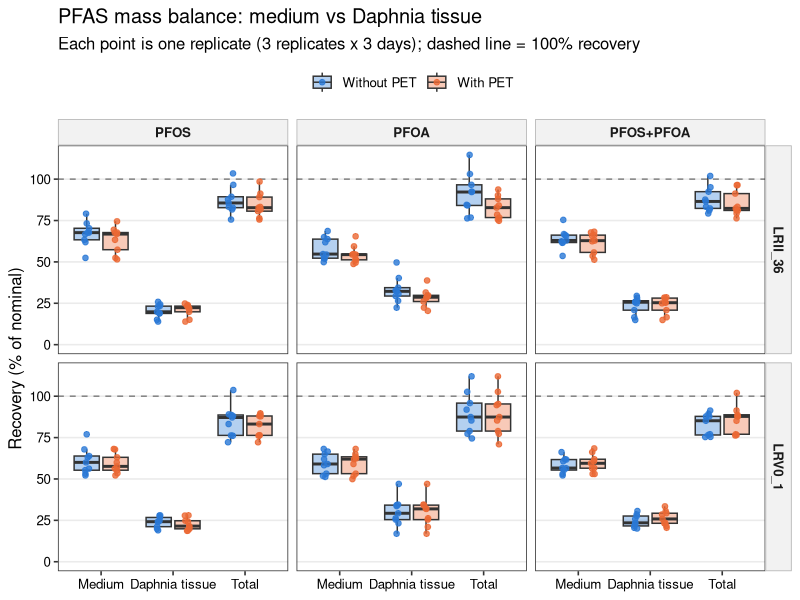
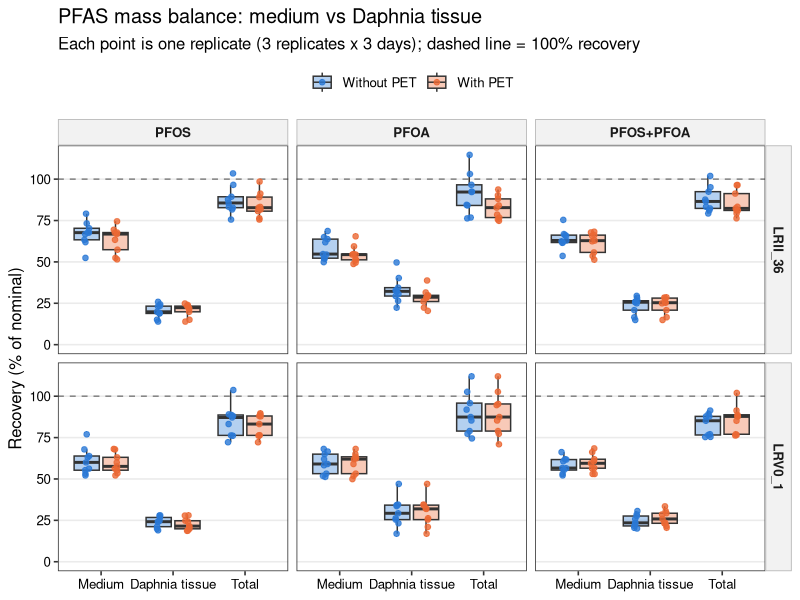
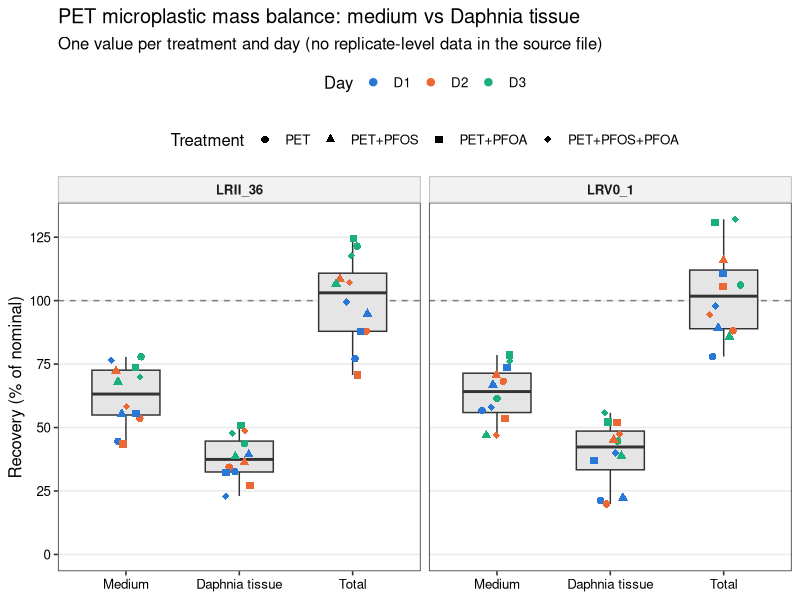
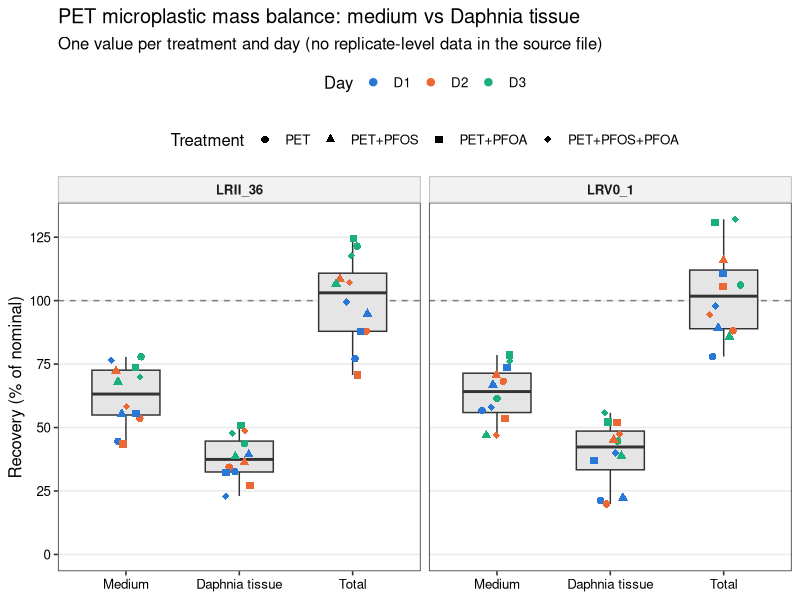
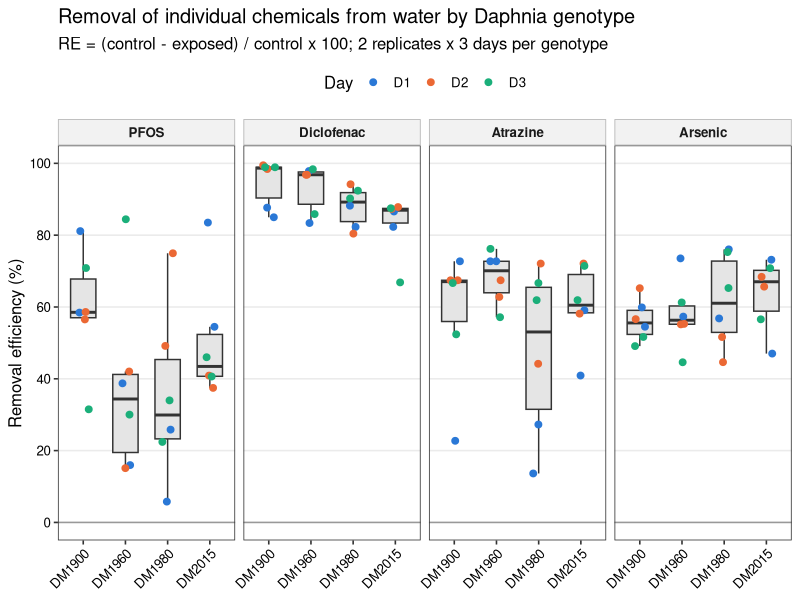
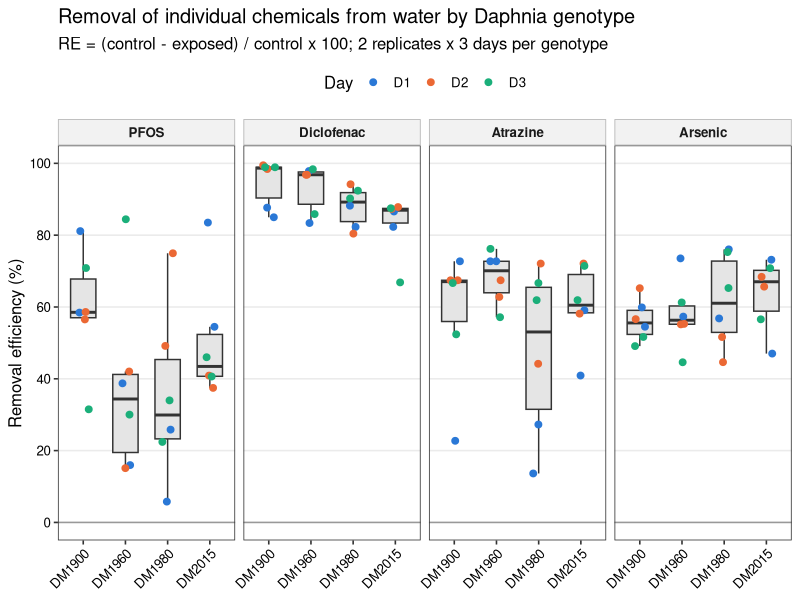
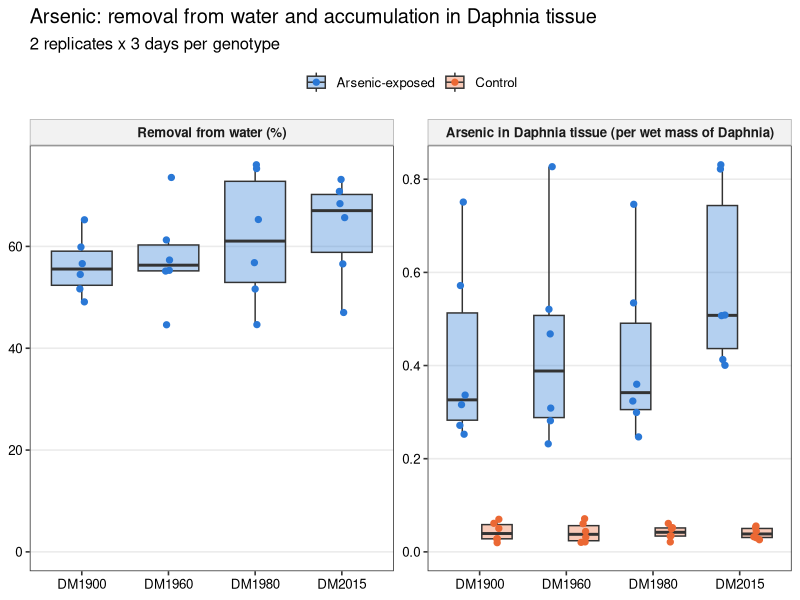
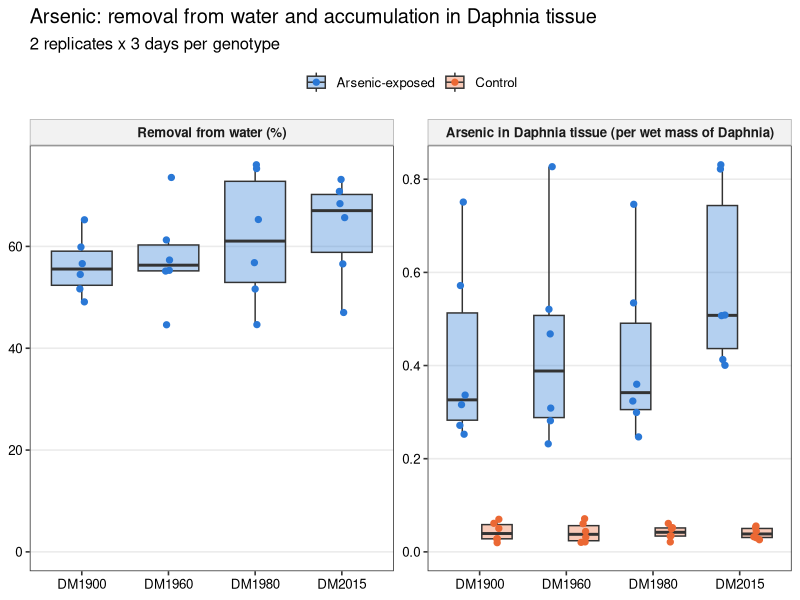

Write the R code that produced these figures, in order.
# Mass balance and removal efficiency: tidy the raw data, cross-check the
# condensed supplementary tables, and draw box plots.
#
# Inputs (repo root):
#   Mass Balance individual data points_PFAS_final.xlsx   PFAS + MP recovery (% of nominal)
#   As_massbalance.xlsx                                    Arsenic in water and Daphnia tissue
#   Abdullahi_etal_Table S2- individual chemicals raw.xlsx Final water concentrations
#   Abdullahi_etal_Table S3- individual chemicals removal efficiency.xlsx
#
# Outputs: mass_balance/output/*.csv and mass_balance/output/figures/*.{pdf,png}
#
# Run from the repo root:  Rscript mass_balance/mass_balance_plots.R

library(readxl)
library(dplyr)
library(tidyr)
library(ggplot2)

out_dir <- file.path("mass_balance", "output")
fig_dir <- file.path(out_dir, "figures")
dir.create(fig_dir, recursive = TRUE, showWarnings = FALSE)

day_cols  <- c(D1 = "#2a78d6", D2 = "#eb6834", D3 = "#1baf7a")
pair_cols <- c("#2a78d6", "#eb6834")

# Arsenic tissue concentration is per mass of Daphnia (the "ng/L" header in
# As_massbalance.xlsx is wrong). Set the exact unit here once it is confirmed.
tissue_unit <- "per wet mass of Daphnia"

theme_mb <- theme_bw(base_size = 12) +
  theme(panel.grid.minor = element_blank(),
        panel.grid.major.x = element_blank(),
        strip.background = element_rect(fill = "grey95", colour = "grey70"),
        strip.text = element_text(face = "bold"),
        axis.text = element_text(colour = "black"),
        legend.position = "top")

save_fig <- function(p, name, w, h) {
  ggsave(file.path(fig_dir, paste0(name, ".pdf")), p, width = w, height = h)
  ggsave(file.path(fig_dir, paste0(name, ".png")), p, width = w, height = h, dpi = 300)
}

# ---------------------------------------------------------------------------
# 1. PFAS mass balance (individual replicates)
# ---------------------------------------------------------------------------
# Each block is a header row followed by 3 days x 3 replicates.
# Column groups: A-D (PFOS), G-J (PFOA), M-P (PFOS+PFOA); label, Medium, Tissue, Sum.
pfas_raw <- read_excel("Mass Balance individual data points_PFAS_final.xlsx",
                       sheet = "PFAS", col_names = FALSE, range = "A1:P43",
                       .name_repair = "minimal")

pfas_blocks <- expand.grid(header_row = c(2, 13, 24, 34), first_col = c(1, 7, 13))

pfas <- bind_rows(lapply(seq_len(nrow(pfas_blocks)), function(i) {
  hr <- pfas_blocks$header_row[i]
  fc <- pfas_blocks$first_col[i]
  label <- as.character(pfas_raw[[fc]][hr])
  rows <- hr + 1:9
  tibble(
    block     = label,
    Day       = rep(c("D1", "D2", "D3"), each = 3),
    Replicate = rep(1:3, times = 3),
    Medium    = as.numeric(pfas_raw[[fc + 1]][rows]),
    Daphnia   = as.numeric(pfas_raw[[fc + 2]][rows])
  )
})) %>%
  mutate(
    Total    = Medium + Daphnia,
    PET      = ifelse(grepl("PET", block), "With PET", "Without PET"),
    Exposure = sub("_.*$", "", gsub("\\+PET", "", block)),
    Exposure = factor(Exposure, levels = c("PFOS", "PFOA", "PFOS+PFOA")),
    Genotype = ifelse(grepl("LRV", block), "LRV0_1", "LRII_36"),
    PET      = factor(PET, levels = c("Without PET", "With PET"))
  ) %>%
  select(Genotype, Exposure, PET, Day, Replicate, Medium, Daphnia, Total, block)

write.csv(pfas, file.path(out_dir, "pfas_mass_balance_tidy.csv"), row.names = FALSE)

pfas_long <- pfas %>%
  pivot_longer(c(Medium, Daphnia, Total), names_to = "Compartment", values_to = "Recovery") %>%
  mutate(Compartment = factor(Compartment, levels = c("Medium", "Daphnia", "Total"),
                              labels = c("Medium", "Daphnia tissue", "Total")))

p_pfas <- ggplot(pfas_long, aes(Compartment, Recovery, fill = PET)) +
  geom_hline(yintercept = 100, linetype = "dashed", colour = "grey50") +
  geom_boxplot(outlier.shape = NA, alpha = 0.35, width = 0.7,
               position = position_dodge(width = 0.8)) +
  geom_point(aes(colour = PET), size = 1.6, alpha = 0.8,
             position = position_jitterdodge(jitter.width = 0.15, dodge.width = 0.8, seed = 1)) +
  facet_grid(Genotype ~ Exposure) +
  scale_fill_manual(values = pair_cols, name = NULL) +
  scale_colour_manual(values = pair_cols, name = NULL) +
  scale_y_continuous(limits = c(0, NA), breaks = seq(0, 125, 25)) +
  labs(x = NULL, y = "Recovery (% of nominal)",
       title = "PFAS mass balance: medium vs Daphnia tissue",
       subtitle = "Each point is one replicate (3 replicates x 3 days); dashed line = 100% recovery") +
  theme_mb
save_fig(p_pfas, "Fig_PFAS_mass_balance_boxplot", 10, 7)

# ---------------------------------------------------------------------------
# 2. Microplastic (PET) mass balance: only one value per day per treatment
# ---------------------------------------------------------------------------
mp_raw <- read_excel("Mass Balance individual data points_PFAS_final.xlsx",
                     sheet = "MPs", col_names = FALSE, range = "A1:X20",
                     .name_repair = "minimal")

mp_blocks <- expand.grid(title_row = c(2, 8), first_col = c(2, 8, 14, 20))
mp_treat  <- c(`2` = "PET", `8` = "PET+PFOS", `14` = "PET+PFOA", `20` = "PET+PFOS+PFOA")

mp <- bind_rows(lapply(seq_len(nrow(mp_blocks)), function(i) {
  tr <- mp_blocks$title_row[i]
  fc <- mp_blocks$first_col[i]
  rows <- tr + 2:4
  tibble(
    Genotype  = ifelse(tr == 2, "LRII_36", "LRV0_1"),
    Treatment = mp_treat[[as.character(fc)]],
    Day       = c("D1", "D2", "D3"),
    Medium    = as.numeric(mp_raw[[fc + 1]][rows]),
    Daphnia   = as.numeric(mp_raw[[fc + 2]][rows])
  )
})) %>%
  mutate(Total = Medium + Daphnia,
         Treatment = factor(Treatment, levels = mp_treat))

write.csv(mp, file.path(out_dir, "mp_mass_balance_tidy.csv"), row.names = FALSE)

mp_long <- mp %>%
  pivot_longer(c(Medium, Daphnia, Total), names_to = "Compartment", values_to = "Recovery") %>%
  mutate(Compartment = factor(Compartment, levels = c("Medium", "Daphnia", "Total"),
                              labels = c("Medium", "Daphnia tissue", "Total")))

p_mp <- ggplot(mp_long, aes(Compartment, Recovery)) +
  geom_hline(yintercept = 100, linetype = "dashed", colour = "grey50") +
  geom_boxplot(outlier.shape = NA, fill = "grey90", width = 0.6) +
  geom_point(aes(colour = Day, shape = Treatment), size = 2.2,
             position = position_jitter(width = 0.15, seed = 1)) +
  facet_wrap(~ Genotype) +
  scale_colour_manual(values = day_cols) +
  scale_shape_manual(values = c(16, 17, 15, 18)) +
  scale_y_continuous(limits = c(0, NA), breaks = seq(0, 125, 25)) +
  labs(x = NULL, y = "Recovery (% of nominal)",
       title = "PET microplastic mass balance: medium vs Daphnia tissue",
       subtitle = "One value per treatment and day (no replicate-level data in the source file)") +
  theme_mb + theme(legend.box = "vertical")
save_fig(p_mp, "Fig_MP_mass_balance_boxplot", 9, 6)

# ---------------------------------------------------------------------------
# 3. Removal efficiency of individual chemicals (recomputed from Table S2 raw)
# ---------------------------------------------------------------------------
chem_raw <- read_excel("Abdullahi_etal_Table S2- individual chemicals raw.xlsx",
                       sheet = "individual chemicals")
names(chem_raw) <- c("Genotype", "Replicate", "Day", "PFOS", "Diclofenac", "Atrazine", "Arsenic")

chem_long <- chem_raw %>%
  pivot_longer(PFOS:Arsenic, names_to = "Chemical", values_to = "Conc")

# Initial concentration = mean of the no-Daphnia controls on the same day
# (this reproduces the IC column of Table S3).
ic <- chem_long %>%
  filter(Genotype == "Control") %>%
  group_by(Chemical, Day) %>%
  summarise(IC = mean(Conc), .groups = "drop")

removal <- chem_long %>%
  filter(Genotype != "Control") %>%
  left_join(ic, by = c("Chemical", "Day")) %>%
  mutate(RE = (IC - Conc) / IC * 100,
         Chemical = factor(Chemical, levels = c("PFOS", "Diclofenac", "Atrazine", "Arsenic")))

write.csv(removal, file.path(out_dir, "removal_efficiency_recomputed.csv"), row.names = FALSE)

# Compare with the published Table S3
s3_raw <- read_excel("Abdullahi_etal_Table S3- individual chemicals removal efficiency.xlsx",
                     col_names = FALSE, skip = 3, .name_repair = "minimal")
s3 <- s3_raw[, 1:15]
names(s3) <- c("Genotype", "Replicate", "Day",
               paste(rep(c("PFOS", "Diclofenac", "Atrazine", "Arsenic"), each = 3),
                     c("IC", "FC", "RE"), sep = "_"))
s3_long <- s3 %>%
  filter(!is.na(Genotype)) %>%
  mutate(across(-c(Genotype, Day), as.numeric)) %>%
  pivot_longer(-c(Genotype, Replicate, Day),
               names_to = c("Chemical", ".value"), names_sep = "_")

s3_check <- removal %>%
  mutate(Chemical = as.character(Chemical)) %>%
  full_join(s3_long, by = c("Genotype", "Replicate", "Day", "Chemical"),
            suffix = c("_raw", "_S3")) %>%
  mutate(status = case_when(
    is.na(FC)                          ~ "missing from Table S3",
    is.na(Conc)                        ~ "missing from raw Table S2",
    abs(Conc - FC) > 0.005             ~ "final concentration differs",
    abs(RE_raw - RE_S3) > 0.5          ~ "RE differs",
    TRUE                               ~ "ok")) %>%
  arrange(status != "ok", Chemical, Genotype, Day, Replicate)

write.csv(s3_check, file.path(out_dir, "check_TableS3_vs_raw.csv"), row.names = FALSE)

p_re <- ggplot(removal, aes(Genotype, RE)) +
  geom_hline(yintercept = 0, colour = "grey60") +
  geom_boxplot(outlier.shape = NA, fill = "grey90", width = 0.6) +
  geom_point(aes(colour = Day), size = 2, position = position_jitter(width = 0.15, seed = 1)) +
  facet_wrap(~ Chemical, nrow = 1) +
  scale_colour_manual(values = day_cols) +
  scale_y_continuous(limits = c(0, 100), breaks = seq(0, 100, 20)) +
  labs(x = NULL, y = "Removal efficiency (%)",
       title = "Removal of individual chemicals from water by Daphnia genotype",
       subtitle = "RE = (control - exposed) / control x 100; 2 replicates x 3 days per genotype") +
  theme_mb + theme(axis.text.x = element_text(angle = 45, hjust = 1))
save_fig(p_re, "Fig_removal_efficiency_boxplot", 11, 5)

# ---------------------------------------------------------------------------
# 4. Arsenic: match water and tissue by genotype, day and replicate
# ---------------------------------------------------------------------------
as_water <- read_excel("As_massbalance.xlsx", sheet = "water")
# The Treatment and Day headers are swapped in the source sheet.
names(as_water) <- c("Replicate", "Genotype", "Day", "Treatment", "Water_ugL")
# DM1900 D1 and D3 have both rows labelled replicate 1; the second row is
# replicate 2 (confirmed against Table S2 raw).
as_water <- as_water %>%
  group_by(Genotype, Day, Treatment) %>%
  mutate(Replicate = row_number()) %>%
  ungroup()

as_tissue <- read_excel("As_massbalance.xlsx", sheet = "tissue")
names(as_tissue) <- c("Replicate", "Genotype", "Day", "Treatment", "Tissue")

as_ic <- as_water %>%
  filter(Genotype == "CONTROL") %>%
  group_by(Day) %>%
  summarise(IC = mean(Water_ugL), .groups = "drop")

as_matched <- as_tissue %>%
  filter(Treatment == "ARSENIC") %>%
  select(Genotype, Day, Replicate, Tissue) %>%
  left_join(as_tissue %>% filter(Treatment == "CONTROL") %>%
              select(Genotype, Day, Replicate, Tissue_control = Tissue),
            by = c("Genotype", "Day", "Replicate")) %>%
  left_join(as_water %>% filter(Genotype != "CONTROL") %>%
              select(Genotype, Day, Replicate, Water_ugL),
            by = c("Genotype", "Day", "Replicate")) %>%
  left_join(as_ic, by = "Day") %>%
  mutate(Water_RE = (IC - Water_ugL) / IC * 100) %>%
  arrange(Genotype, Day, Replicate)

write.csv(as_matched, file.path(out_dir, "arsenic_water_tissue_matched.csv"), row.names = FALSE)

as_long <- bind_rows(
  as_matched %>% transmute(Genotype, Day, Replicate, Panel = "Removal from water (%)", Value = Water_RE),
  as_tissue %>% transmute(Genotype, Day, Replicate,
                          Panel = paste0("Arsenic in Daphnia tissue (", tissue_unit, ")"),
                          Treatment = ifelse(Treatment == "ARSENIC", "Arsenic-exposed", "Control"),
                          Value = Tissue)
) %>%
  mutate(Treatment = factor(coalesce(Treatment, "Arsenic-exposed"),
                            levels = c("Arsenic-exposed", "Control")),
         Panel = factor(Panel, levels = c("Removal from water (%)",
                                         paste0("Arsenic in Daphnia tissue (", tissue_unit, ")"))))

p_as <- ggplot(as_long, aes(Genotype, Value, fill = Treatment)) +
  geom_boxplot(outlier.shape = NA, alpha = 0.35, width = 0.7,
               position = position_dodge(width = 0.8)) +
  geom_point(aes(colour = Treatment), size = 1.8,
             position = position_jitterdodge(jitter.width = 0.15, dodge.width = 0.8, seed = 1)) +
  facet_wrap(~ Panel, scales = "free_y") +
  scale_fill_manual(values = pair_cols, name = NULL) +
  scale_colour_manual(values = pair_cols, name = NULL) +
  expand_limits(y = 0) +
  labs(x = NULL, y = NULL,
       title = "Arsenic: removal from water and accumulation in Daphnia tissue",
       subtitle = "2 replicates x 3 days per genotype") +
  theme_mb
save_fig(p_as, "Fig_arsenic_water_tissue_boxplot", 10, 5)

rho <- cor.test(as_matched$Water_RE, as_matched$Tissue, method = "spearman", exact = FALSE)

p_as_scatter <- ggplot(as_matched, aes(Tissue, Water_RE)) +
  geom_point(aes(colour = Day, shape = Genotype), size = 2.6) +
  scale_colour_manual(values = day_cols) +
  scale_shape_manual(values = c(16, 17, 15, 18)) +
  labs(x = paste0("Arsenic in Daphnia tissue (", tissue_unit, ")"), y = "Arsenic removal from water (%)",
       title = "Arsenic: water removal vs tissue concentration (matched replicates)",
       subtitle = sprintf("Spearman rho = %.2f, p = %.2f, n = %d",
                          rho$estimate, rho$p.value, nrow(as_matched))) +
  theme_mb + theme(panel.grid.major.x = element_line(colour = "grey92"),
                   legend.position = "right")
save_fig(p_as_scatter, "Fig_arsenic_water_vs_tissue_scatter", 7, 5.5)

# ---------------------------------------------------------------------------
# 5. Data checks
# ---------------------------------------------------------------------------
# PET blocks that reuse replicates from the matching non-PET block
dup_check <- pfas %>%
  filter(PET == "With PET") %>%
  inner_join(pfas %>% filter(PET == "Without PET"),
             by = c("Genotype", "Exposure", "Day", "Medium", "Daphnia"),
             suffix = c("_PET", "_noPET")) %>%
  select(Genotype, Exposure, Day, Replicate_PET, Replicate_noPET, Medium, Daphnia)
write.csv(dup_check, file.path(out_dir, "check_PET_blocks_duplicating_noPET.csv"), row.names = FALSE)

cat("\nTable S3 vs raw Table S2:\n"); print(table(s3_check$status))
cat("\nPET replicates identical to a non-PET replicate:", nrow(dup_check), "of",
    sum(pfas$PET == "With PET"), "\n")
cat("\nArsenic water vs tissue: Spearman rho =", round(rho$estimate, 2),
    "p =", signif(rho$p.value, 2), "\n")
